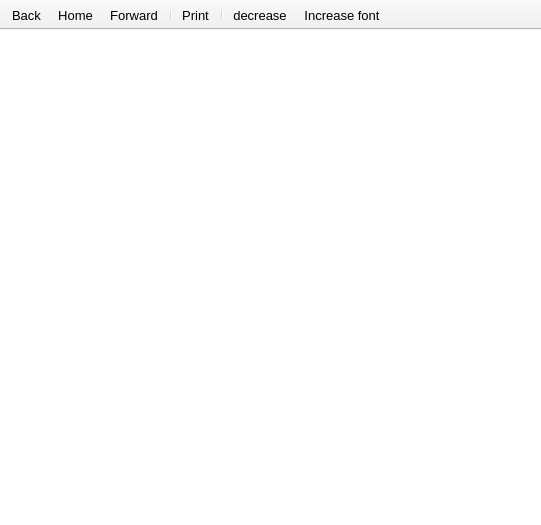
<?xml version="1.0" encoding="UTF-8"?>
<ui version="4.0">
 <class>PanHelp</class>
 <widget class="QMainWindow" name="PanHelp">
  <property name="geometry">
   <rect>
    <x>0</x>
    <y>0</y>
    <width>541</width>
    <height>525</height>
   </rect>
  </property>
  <property name="windowTitle">
   <string>Help</string>
  </property>
  <property name="iconSize">
   <size>
    <width>20</width>
    <height>20</height>
   </size>
  </property>
  <property name="unifiedTitleAndToolBarOnMac">
   <bool>true</bool>
  </property>
  <widget class="QWidget" name="centralwidget">
   <layout class="QGridLayout" name="gridLayout">
    <property name="leftMargin">
     <number>0</number>
    </property>
    <property name="topMargin">
     <number>0</number>
    </property>
    <property name="rightMargin">
     <number>0</number>
    </property>
    <property name="bottomMargin">
     <number>0</number>
    </property>
    <item row="0" column="0">
     <widget class="nHelpTextBrowser" name="help">
      <property name="font">
       <font>
        <pointsize>10</pointsize>
       </font>
      </property>
      <property name="frameShape">
       <enum>QFrame::NoFrame</enum>
      </property>
      <property name="frameShadow">
       <enum>QFrame::Plain</enum>
      </property>
      <property name="lineWidth">
       <number>0</number>
      </property>
      <property name="readOnly">
       <bool>true</bool>
      </property>
      <property name="openExternalLinks">
       <bool>true</bool>
      </property>
     </widget>
    </item>
   </layout>
  </widget>
  <widget class="QToolBar" name="toolBar">
   <property name="font">
    <font>
     <pointsize>10</pointsize>
    </font>
   </property>
   <property name="windowTitle">
    <string>toolBar</string>
   </property>
   <property name="movable">
    <bool>false</bool>
   </property>
   <attribute name="toolBarArea">
    <enum>TopToolBarArea</enum>
   </attribute>
   <attribute name="toolBarBreak">
    <bool>false</bool>
   </attribute>
   <addaction name="actionBack"/>
   <addaction name="actionHome"/>
   <addaction name="actionForward"/>
   <addaction name="separator"/>
   <addaction name="actionPrint"/>
   <addaction name="separator"/>
   <addaction name="actionDecreaseFont"/>
   <addaction name="actionIncreaseFont"/>
  </widget>
  <action name="actionHome">
   <property name="icon">
    <iconset resource="../../build-neutrinoMaster-Brew-Debug/src/qrc/icons.qrc">
     <normaloff>:/icons/home.png</normaloff>:/icons/home.png</iconset>
   </property>
   <property name="text">
    <string>Home</string>
   </property>
  </action>
  <action name="actionBack">
   <property name="icon">
    <iconset resource="../../build-neutrinoMaster-Brew-Debug/src/qrc/icons.qrc">
     <normaloff>:/icons/back.png</normaloff>:/icons/back.png</iconset>
   </property>
   <property name="text">
    <string>Back</string>
   </property>
   <property name="toolTip">
    <string>Back</string>
   </property>
  </action>
  <action name="actionForward">
   <property name="icon">
    <iconset resource="../../build-neutrinoMaster-Brew-Debug/src/qrc/icons.qrc">
     <normaloff>:/icons/forward.png</normaloff>:/icons/forward.png</iconset>
   </property>
   <property name="text">
    <string>Forward</string>
   </property>
   <property name="toolTip">
    <string>Forward</string>
   </property>
  </action>
  <action name="actionPrint">
   <property name="icon">
    <iconset resource="../../build-neutrinoMaster-Brew-Debug/src/qrc/icons.qrc">
     <normaloff>:/icons/print.png</normaloff>:/icons/print.png</iconset>
   </property>
   <property name="text">
    <string>Print</string>
   </property>
  </action>
  <action name="actionIncreaseFont">
   <property name="icon">
    <iconset resource="../../build-neutrinoMaster-Brew-Debug/src/qrc/icons.qrc">
     <normaloff>:/icons/plus.png</normaloff>:/icons/plus.png</iconset>
   </property>
   <property name="text">
    <string>Increase font</string>
   </property>
   <property name="toolTip">
    <string>Increase font</string>
   </property>
  </action>
  <action name="actionDecreaseFont">
   <property name="icon">
    <iconset resource="../../build-neutrinoMaster-Brew-Debug/src/qrc/icons.qrc">
     <normaloff>:/icons/remove.png</normaloff>:/icons/remove.png</iconset>
   </property>
   <property name="text">
    <string>decrease</string>
   </property>
   <property name="toolTip">
    <string>Decrease font</string>
   </property>
  </action>
 </widget>
 <customwidgets>
  <customwidget>
   <class>nHelpTextBrowser</class>
   <extends>QTextBrowser</extends>
   <header>nGenericPan.h</header>
  </customwidget>
 </customwidgets>
 <tabstops>
  <tabstop>help</tabstop>
 </tabstops>
 <resources>
  <include location="../../build-neutrinoMaster-Brew-Debug/src/qrc/icons.qrc"/>
 </resources>
 <connections/>
</ui>
